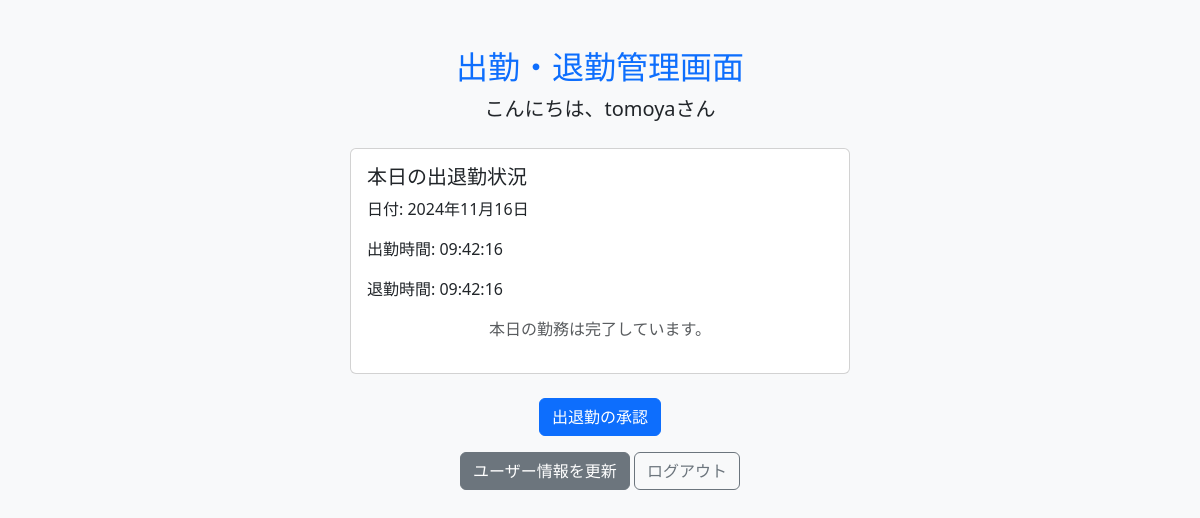
Page /attendance/ (signed in) on the committed database.
### attendance_system/models.py (models this page shows, shortened)
class Attendance(models.Model):
    STATUS_CHOICES = [
        ('unupdated', '未更新'),
        ('pending', '申請中'),
        ('approved', '承認済み'),
        ('rejected', '再提出'),
    ]
    user = models.ForeignKey(User, on_delete=models.CASCADE)  # ユーザーとのリレーション
    check_in = models.DateTimeField(null=True, blank=True)  # 出勤時間
    check_out = models.DateTimeField(null=True, blank=True)  # 退勤時間
    date = models.DateField(default=now)  # 日付
    status = models.CharField(
        max_length=20,
        choices=STATUS_CHOICES,
        default='unupdated'  # デフォルトは未更新
    )
    is_approved = models.BooleanField(default=None, null=True, blank=True)  # 承認状態

### attendance_system/views.py (the view, shortened to what this page needs)
# urls.py: path('attendance/', views.attendance_view, name='attendance'),
@login_required
def attendance_view(request):
    user = request.user
    today = timezone.now().date()
    attendance, created = Attendance.objects.get_or_create(user=user, date=today)
    is_admin = user.groups.filter(name='幹部クラス').exists()
    is_manager = user.groups.filter(name='中間管理職').exists()
    is_employee = user.groups.filter(name='一般社員').exists()
    return render(request, 'attendance_system/attendance.html', {
        'attendance': attendance,
        'is_admin': is_admin,
        'is_manager': is_manager,
        'is_employee': is_employee,
    })

### attendance_system/templates/attendance_system/attendance.html (shortened to what this page needs)
<!DOCTYPE html>
<html lang="ja">
<head>
    <link href="https://cdn.jsdelivr.net/npm/bootstrap@5.3.0/dist/css/bootstrap.min.css" rel="stylesheet">
</head>
<body class="bg-light">
    <div class="container mt-5">
        <div class="text-center mb-4">
            <h2 class="text-primary">出勤・退勤管理画面</h2>
            <p class="lead">こんにちは、<strong>{{ request.user.username }}</strong>さん</p>
        </div>
        <div class="card mx-auto" style="max-width: 500px;">
            <div class="card-body">
                <h5 class="card-title">本日の出退勤状況</h5>
                <p class="card-text">日付: {{ attendance.date|date:"Y年m月d日" }}</p>
                <p class="card-text">出勤時間: {{ attendance.check_in|date:"H:i:s" }}</p>
                <p class="card-text">退勤時間: {{ attendance.check_out|date:"H:i:s" }}</p>
                <form method="post" class="text-center">
                    {% if not attendance.check_in %}
                        <button type="submit" name="check_in" class="btn btn-success w-100">出勤</button>
                    {% elif not attendance.check_out %}
                        <button type="submit" name="check_out" class="btn btn-danger w-100">退勤</button>
                    {% else %}
                        <p class="text-muted">本日の勤務は完了しています。</p>
                    {% endif %}
                </form>
            </div>
        </div>
        <div class="text-center mt-4">
            {% if is_admin %}
                <a href="{% url 'attendance_approval' %}" class="btn btn-primary">出退勤の承認</a>
            {% elif is_manager %}
                <a href="{% url 'edit_attendance' attendance.id %}" class="btn btn-primary">出退勤の編集</a>
            {% endif %}
            <div class="mt-3">
                <a href="{% url 'update_profile' %}" class="btn btn-secondary">ユーザー情報を更新</a>
                <a href="{% url 'welcome' %}" class="btn btn-outline-secondary">ログアウト</a>
            </div>
        </div>
    </div>
</body>
</html>

### rows in the picture
Attendance: date "2024年11月16日", check_in "09:42:16", check_out "09:42:16"

### other values in the picture
{{ request.user.username }} "tomoya"
